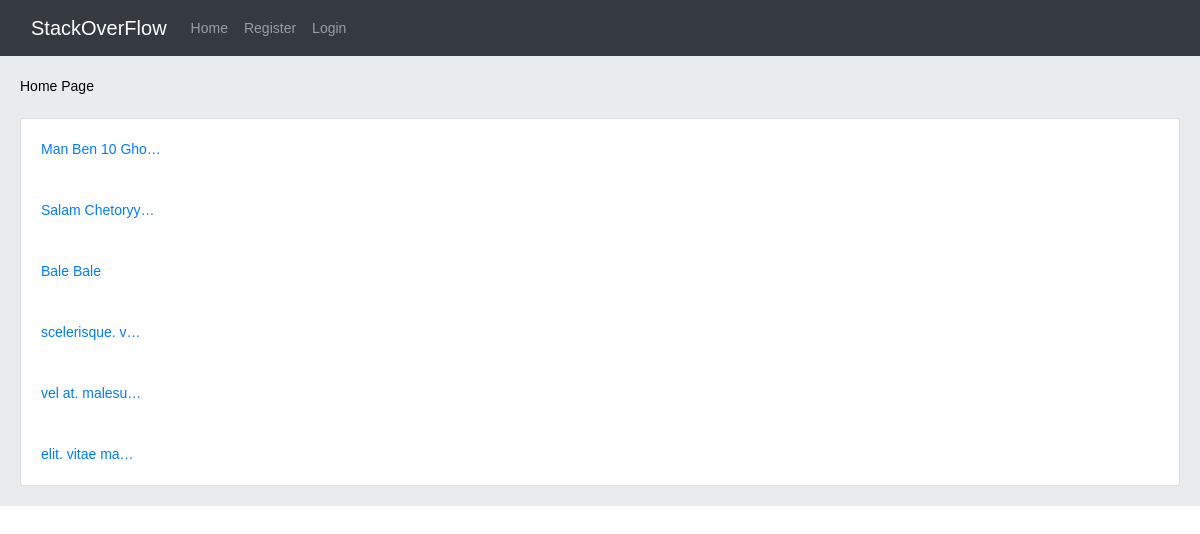
/, run on an earlier commit of the app's database.
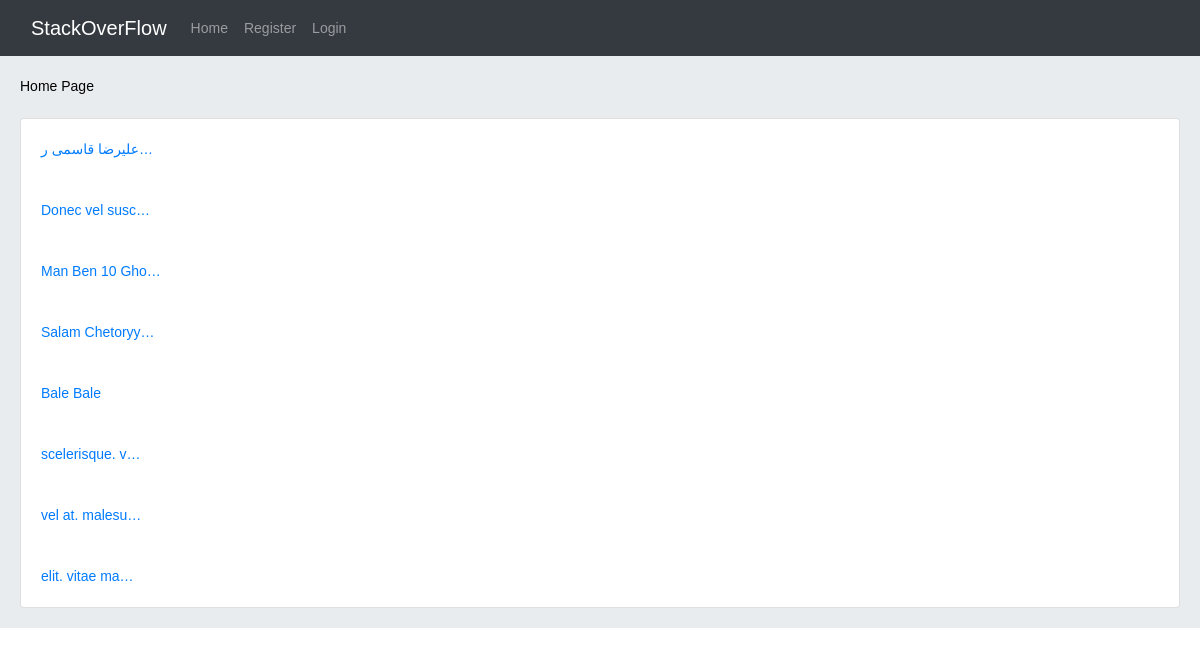
And on a later commit of the database.
### home/models.py (models this page shows, shortened)
class Post(models.Model):
    user = models.ForeignKey(User, on_delete=models.CASCADE, related_name='posts')
    body = models.TextField()
    slug = models.SlugField(unique=True)
    created = models.DateTimeField(auto_now_add=True)
    updated = models.DateTimeField(auto_now=True)
    class Meta:
        ordering = ('-created',)
    def get_absolute_url(self):
        return reverse('home:post-detail', args=[self.id, self.slug])

### home/views.py (the view)
# urls.py: path('', views.HomeView.as_view(), name='home'),
class HomeView(View):
    def get(self, request):
        posts = Post.objects.all()
        return render(request, 'home/index.html', {'posts': posts})

### home/templates/home/index.html (shortened to what this page needs)
{% extends "_base.html" %}
{% block content %}
    Home Page
    <br>
    <br>
    <div class="card">
        {% for post in posts %}
            <a href="{{ post.get_absolute_url }}" class="card-body">{{ post.body|truncatechars:15}}</a>
        {% endfor %}
    </div>
{% endblock content %}

What changed in the data, as far as the page shows it:
added Post: body "علیرضا قاسمی ر…"
added Post: body "Donec vel susc…"
